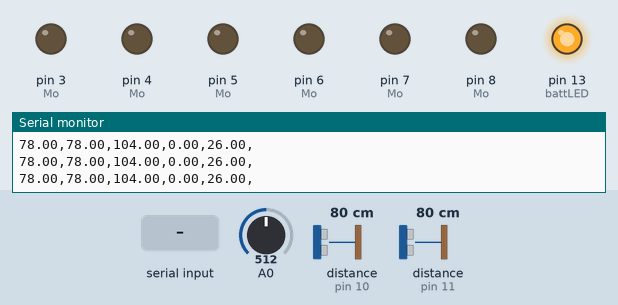
Recording of a sketch running on a simulated Arduino Uno, built with avr-gcc and run on an emulated ATmega328P. Parts: output pins drawn as LEDs (lit = HIGH), the last lines printed to the serial monitor. Wiring (inferred from the names in the program): 2 × ultrasonic range finder: trigger pin 9, echo pin 10 / trigger pin 12, echo pin 11. Dashed ring = blinking. The inputs (shaded band) are chosen by the test bench; at power-on: distance to the obstacle (sensors on pin 10, pin 11) 80 cm, A0 = 512. The echo pulse lasts 58.3 µs per cm; pins used as bus, display or sensor lines are not drawn.

Above: at 1.2 s.
1.3 s: "1\n" received over Serial
At 1.9 s:
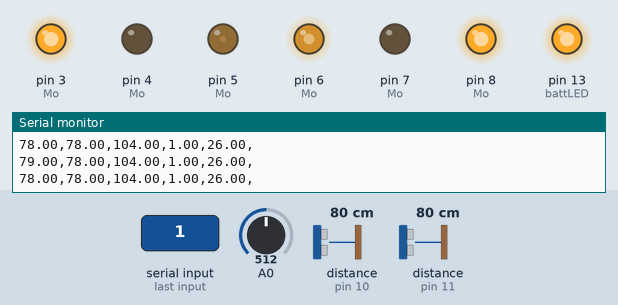
4.3 s: distance to the obstacle (sensor on pin 10) set to 18 cm
At 5.5 s:
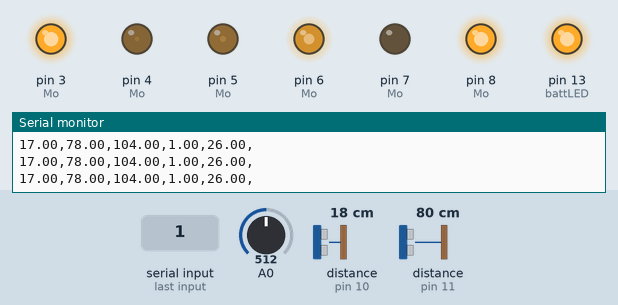
5.8 s: distance to the obstacle (sensor on pin 11) set to 24 cm
At 6.2 s:
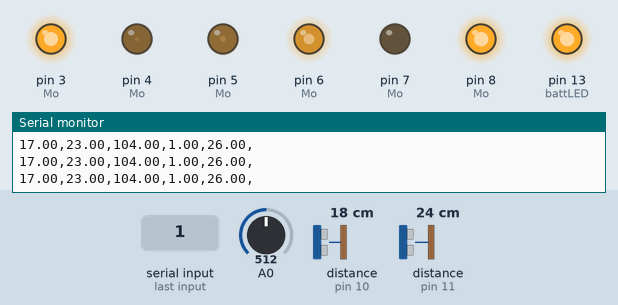
8.8 s: distance to the obstacle (sensor on pin 11) set to 20 cm
At 8.99 s:
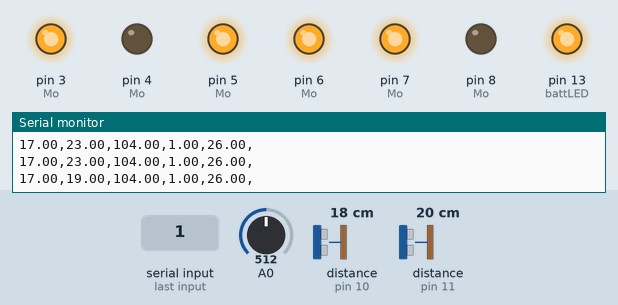
11.8 s: A0 set to 356
14.8 s: A0 set to 333
At 14.97 s:
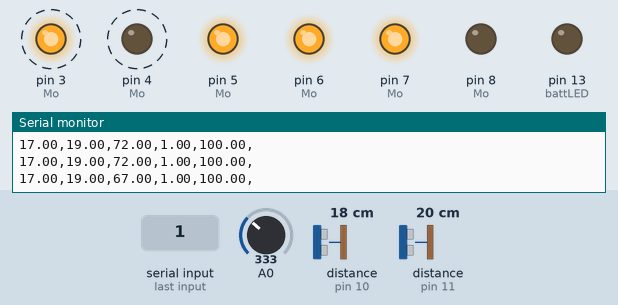
Timing chart, 0 to 18.8 s (numbered marks = the images above; inputs shaded):
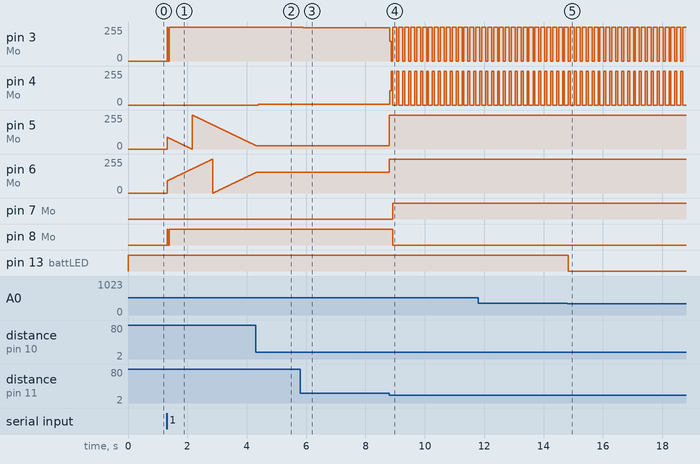

Measured:
- the behaviour switches between 22 and 21 cm on distance to the obstacle (sensor on pin 11) (found by bisection; images 3 and 4)
- the behaviour switches between 349 and 348 on A0 (found by bisection; images 4 and 5)
- after the input at 1.3 s, pin 3 (Mo): 0/255 → 255/255 at once; pin 8 (Mo): LOW → HIGH at once, → LOW 0.03 s later, → HIGH 0.04 s later
- after the input at 4.3 s, pin 4 (Mo): 0/255 → 7/255 after 0.08 s; pin 5 (Mo): goes on until 4.3 s, then stays 25/255; pin 6 (Mo): goes on until 4.3 s, then stays 155/255
- after the input at 5.8 s, pin 3 (Mo): 255/255 → 249/255 after 0.10 s
- after the input at 8.8 s, pin 3 (Mo): 249/255 → 148/255 at once, then repeats every 0.20 s: 0/255 0.06 s, 255/255 0.14 s; pin 4 (Mo): 7/255 → 106/255 at once, then repeats every 0.20 s: 255/255 0.06 s, 0/255 0.14 s; pin 5 (Mo): 25/255 → 255/255 at once; pin 6 (Mo): 155/255 → 255/255 at once; pin 7 (Mo): LOW → HIGH after 0.13 s
- after the input at 14.8 s, pin 13 (battLED): HIGH → LOW at once

The sketch:

Arduino.ino
```cpp
//--------//====================================//--------//
// A duplex comunication between Arduino and Raspberry py //
// Autor: Alvaro Gabriel Gonzalez Martinez                //
// Version 2.0 - Arduino 2/6/2021                        //
//--------//====================================//--------//
// Requirenments
#include <stdio.h>      /* printf, fgets */
#include <stdlib.h>     /* atol */
/* Here  you  need  to  put the length of the number */
/* of arduino sensors you will use and the amount of */
/* incoming data. */
const int Cdatos = 3, Cdata = 2, Ctotal = Cdatos + Cdata;
const int End = 10, battLED = 13; /* A constant to specify a line break */
float Data[Ctotal]; /* Our Data inicialized by Ctotal.    */
/* |==|  Arduino output and input devices |==| */
/* |==|   Ultrasonic sensors  |==| */
const int Su[3][2] = {{9, 10}, {12, 11}};
/* |==|         Motors        |==| */
const int Mo[2][3] = {{7, 8, 6}, {4, 3, 5}};
bool flag = true;
int Pot[] = {60, 60};
/* |==|   PID variables  |==| */
int maximumRange = 200; // maximo rango
int minimumRange = 0; // Minimo rango
float duration, distance, actual, sp = 20, error;
float previous_error, drive, derivative = 0, integral = 0, kp = 0.28;
float kd = 0.01, ki = 0.0001, salida, x, bandera = 0;

/* [INIT] */ /* |==| Arduino configuration |==| */
void setup() {
  /* |==| Ultrasonic configuration |==| */
  Serial.begin(115200);

  /* Config. battLED */
  pinMode(battLED, OUTPUT);

  /*  Output motors configuration */
  for (int i = 0; i < 2; i++)
    for (int j = 0; j < 3; j++)
      pinMode(Mo[i][j], OUTPUT);

  /* |==| Ultrasonic configuration |==| */
  for (int i = 0; i < 2; i++)
  {
    pinMode(Su[i][0], OUTPUT); /* Trigger */
    pinMode(Su[i][1], INPUT);  /*  Echo   */
  }
}
/* [F] */ //--------/  A  distance  reader  function   /--------//
// The sensor to be read must be sent as a parameter. //
float Distancia(int SuN)
{
  /* Local variables */
  long Duracion;
  int Distancia;
  /* Clean up Trigger */
  digitalWrite(Su[SuN][0], 0);
  delayMicroseconds(2);
  /* Triggering  */
  digitalWrite(Su[SuN][0], 1);
  delayMicroseconds(10);
  digitalWrite(Su[SuN][0], 0);
  /* Reading the echo */
  Duracion = pulseIn(Su[SuN][1], 1);
  /* We calculate the distance */
  Distancia = Duracion * 0.034 / 2;
  return (Distancia);
}

/* [M] */ //--------/ Our sensor reader method /--------//
void readSensors() {
  Data[0] = Distancia(0);    // Distancia
  Data[1] = Distancia(1);    // Distancia
  Data[2] = map(analogRead(A0), 0, 491, 0, 100); // Distancia
}
/* [M] */ //--------/ Data send method /-------//
void sendData() {
  readSensors();// Reading the sensors

  //-----// Sending data /-----//
  for (int i = 0; i < Ctotal; i++) {
    Serial.print(String(Data[i]) + ',');
  }
  Serial.println(); // A line break
}
/* [M] */ //--------/ A reader data method /-------//
void readData() {
  if (Serial.available() > 0) {
    String Message = Serial.readStringUntil(End);
    // To read our data we call the method splitData
    // This allow to change our data from String to float
    // and put into our Data array.
    splitData(Message + " ");
  }
}
/* [M] */ //--------/ A Split method /-------//
void splitData(String Message ) {
  char Msg[Message.length() + 1];
  // A new array to split the data.
  Message.toCharArray(Msg, Message.length());
  char* ptr = strtok(Msg, ",");
  // Our index
  byte i = 0;
  while (ptr) {
    // We convert from char to numeric value
    Data[i + Cdatos] = atol(ptr);
    ptr = strtok(NULL, ",");
    i++;
  }
}
/* [M] */ //--------/ Turning off motors method /-------//
void motorsOff() {
  for (int i = 0; i < 2; i++)
    for (int j = 0; j < 2; j++)
      digitalWrite(Mo[i][j], 0);
}
/* [M] */ //--------/ Motor control method /-------//
/* Parameters */
/* MotorDirecction(leftDirection, rightDirecction) using max power or     */
/* MotorDirecction(leftDirection, rightDirecction, leftPower, rigthPower) */
/* MotorDirecction(leftDirection, rightDirecction, Power) */
void motorDirecction(int I, int D) {
  motorsOff();
  digitalWrite(Mo[0][I], 1);
  digitalWrite(Mo[1][D], 1);
  analogWrite(Mo[0][2], map(Data[Cdatos + 1], 0, 0, 0, 255));
  analogWrite(Mo[1][2], map(Data[Cdatos + 1], 0, 0, 0, 255));
}
void motorDirecction(int I, int D, int Ipow, int Dpow) {
  motorsOff();
  digitalWrite(Mo[0][I], 1);
  digitalWrite(Mo[1][D], 1);
  analogWrite(Mo[0][2], map(Ipow, 0, 100, 0, 150));
  analogWrite(Mo[1][2], map(Dpow, 0, 100, 0, 150));
}
void motorDirecction(int I, int D, int Pow) {
  motorsOff();
  digitalWrite(Mo[0][I], 1);
  digitalWrite(Mo[1][D], 1);
  analogWrite(Mo[0][2], map(Pow, 0, 100, 0, 255));
  analogWrite(Mo[1][2], map(Pow, 0, 100, 0, 255));
}
void antiCollision() {
  if (Data[0] > 15 && Data[0] < 30  && Data[1] > 20) {
    motorDirecction(1, 0, 60);
  }
  else if (Data[0] < 15 && Data[1] > 20) {
    Pot[1] += 1;
    Pot[0] -= 1;
  } else if (Data[0] > 20 && Data[1] > 20) {
    Pot[0] += 1;
    Pot[1] -= 1;
  } else {
    if (flag) {
      motorDirecction(1, 0, 100);
      delay(120);
      flag = !flag;
    }
    else {
      motorDirecction(0, 0, 100);
      delay(64);
    }
    motorDirecction(0, 1, 100);
    delay(128);
  }
  motorDirecction(1, 1, Pot[0], Pot[1]);
  delay(2);
}
/* Batt state */
void battState() {
  // The intensity of the led depends on the load
  analogWrite(battLED, map(Data[2], 0, 110, 0, 200));
  // We check if the battery is at least 80% charge
  if (Data[2] > 98)
    Data[Cdatos + 1] = 30 + (100 - Data[2]) * 1;
  else if (Data[2] > 90)
    Data[Cdatos + 1] = 30 + (100 - Data[2]) * 2;
  else
    Data[Cdatos + 1] = 100;
}
void PID_0(float distance) {
  if (distance >= maximumRange || distance <= minimumRange) {
    /* "Out of range" signal */
    Serial.println("-1");
  }
  else {
    if (drive > -5 && drive < 5)
    {
      error = sp - actual;
      integral = integral + (error);  // Integral value
      derivative = (error - previous_error); // Derivative value
      drive = (error * kp) + (integral * ki) + (derivative * kd); // PID calculation
      previous_error = error;
    } else
    {
      error = sp - actual;
      drive = (error * kp) + (integral * ki) + (derivative * kd);
      previous_error = error;
    }
    if (drive > 5)
    {
      drive  = 5; // 5 as our range value to drive the PWM
    }
    else if (drive < -5)
    {
      drive = -5;
    }
    if (drive < 0)
    {
      motorDirecction(1, 1, map(drive, -5, 0, 90, 0));
    }
    else
    {
      motorDirecction(0, 0, map(drive, 0, 5, 0, 90));
    }
    actual = distance;
  }
  delay(10);
}
void choose() {
  if (Distancia(1) < 15 ) {
    if (Distancia(1) < 10) {
      motorDirecction(0, 0, 80);
      delay(1024);
    }
    motorDirecction(1, 0, 0);
    int distI = Distancia(0);
    motorDirecction(1, 0, 80);
    delay(256);
    motorDirecction(1, 0, 0);
    if (Distancia(1) < distI) {
      motorDirecction(0, 1, 80);
      delay(512);
    }
  } else {
    motorDirecction(1, 1, 70);
    delay(8);
  }
}
//--------/  Loop  /--------//
void loop() {
  readData();
  sendData();
  battState();
  // Test our callouts
  int dataInSerial = 0;
  switch (int(Data[Cdatos + dataInSerial ])) {
    // Case using sensors to detect objects and try to
    case 1:
      antiCollision();
      break;
    case 2:
      PID_0(Data[1]);
      break;
    case 3:
      choose();
      break;
    case 5:
      motorDirecction(0, 0, 100);
      break;
    case 8:
      motorDirecction(1, 1, 100);
      break;
    case 4:
      motorDirecction(0, 1, 100, 100);
      break;
    case 6:
      motorDirecction(1, 0, 100, 100);
      break;
    default:
      motorsOff();
      break;
  }
  // if we try to move in any direction just be able to do it 100us
  if (int(Data[Cdatos + dataInSerial ]) > 3 && int(Data[Cdatos + dataInSerial ] < 10)) {
    delay(700);
    Data[Cdatos + dataInSerial ] = 0;
  }
}
```
